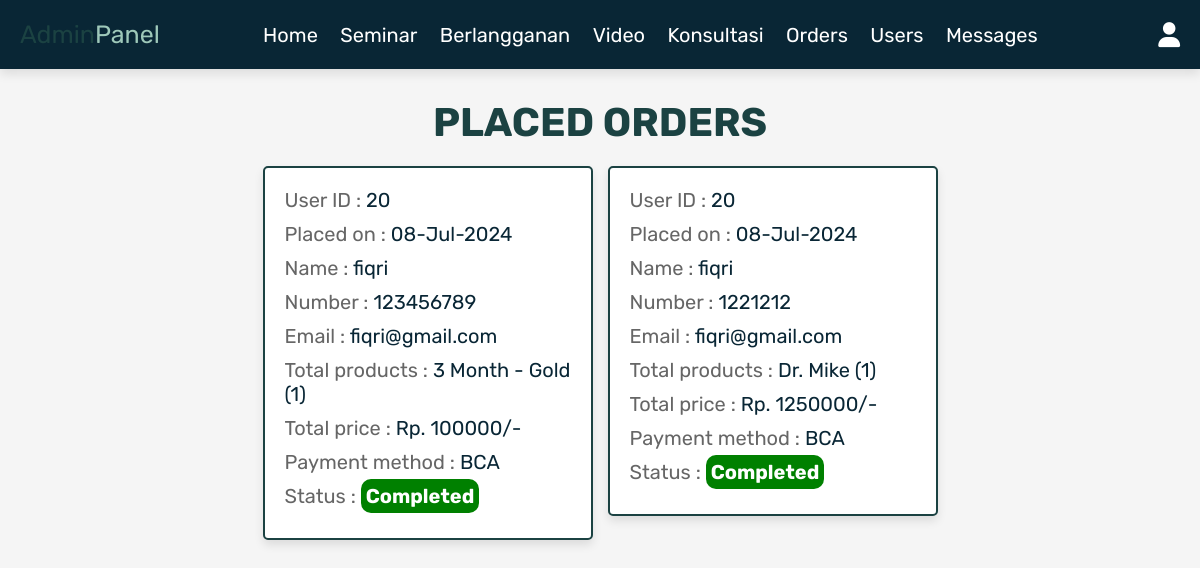
The app's page /admin_orders.php (signed in) with its own data.
### tables this page shows
CREATE TABLE `orders` (
  `id` int(11) NOT NULL,
  `user_id` int(11) NOT NULL,
  `name` varchar(100) NOT NULL,
  `number` varchar(12) NOT NULL,
  `email` varchar(100) NOT NULL,
  `method` varchar(50) NOT NULL,
  `address` varchar(500) NOT NULL,
  `total_products` varchar(1000) NOT NULL,
  `total_price` int(11) NOT NULL,
  `placed_on` timestamp NOT NULL DEFAULT current_timestamp() ON UPDATE current_timestamp(),
  `payment_status` varchar(20) NOT NULL DEFAULT 'pending',
  `expired_at` timestamp NULL DEFAULT NULL,
  `expired_day` int(11) DEFAULT 0,
  `type` varchar(255) DEFAULT NULL
);

### admin_orders.php (the view, shortened to what this page needs)
<?php
@include 'config.php';
?>
<!DOCTYPE html>
<html lang="en">
<head>
   <link rel="stylesheet" href="https://cdnjs.cloudflare.com/ajax/libs/font-awesome/6.0.0/css/all.min.css">
   <link rel="stylesheet" href="css/admin_style.css">
</head>
<body>
<?php @include 'admin_header.php'; ?>
<section class="placed-orders">
   <h1 class="title">placed orders</h1>
   <div class="box-container">
      <?php
      $select_orders = mysqli_query($conn, "SELECT * FROM `orders`") or die('query failed');
      if(mysqli_num_rows($select_orders) > 0){
         while($fetch_orders = mysqli_fetch_assoc($select_orders)){
      ?>
      <div class="box">
         <p> User ID : <span><?php echo $fetch_orders['user_id']; ?></span> </p>
         <p> Placed on : <span><?php echo date( 'd-M-Y', strtotime( $fetch_orders['placed_on'] )); ?></span> </p>
         <p> Name : <span><?php echo $fetch_orders['name']; ?></span> </p>
         <p> Number : <span><?php echo $fetch_orders['number']; ?></span> </p>
         <p> Email : <span><?php echo $fetch_orders['email']; ?></span> </p>
         <p> Total products : <span><?php echo $fetch_orders['total_products']; ?></span> </p>
         <p> Total price : <span>Rp. <?php echo $fetch_orders['total_price']; ?>/-</span> </p>
         <p> Payment method : <span><?php echo $fetch_orders['method']; ?></span> </p>
         <?php if(strtolower($fetch_orders['payment_status']) != 'pending' && $fetch_orders['payment_status'] != ''){?>
            <p> Status : <span class="<?=strtolower($fetch_orders['payment_status'])?>-label"><?php echo $fetch_orders['payment_status']; ?></span> </p>
         <?php }?>
      </div>
      <?php
         }
      }else{
         echo '<p class="empty">No orders placed yet!</p>';
      }
      ?>
   </div>
</section>
</body>
</html>

### css/admin_style.css (style rules this page uses)
:root { --pink:#092635; --red:#5C8374; --orange:#9EC8B9; --black:#1B4242; --white:#fff; --light-color:#666; --light-white:#ccc; --light-bg:#f5f5f5; --border:.2rem solid var(--black); --box-shadow:0 .5rem 1rem rgba(0,0,0,.1); }
* { font-family: 'Rubik', sans-serif; margin:0; padding:0; box-sizing: border-box; outline: none; border:none; text-decoration: none; transition:all .2s linear; }
html { font-size: 62.5%; overflow-x: hidden; scroll-behavior: smooth; scroll-padding-top: 6.5rem; }
body { background: var(--light-bg); }
section { padding:3rem 2rem; }
.title { text-align: center; margin-bottom: 2rem; color:var(--black); text-transform: uppercase; font-size: 4rem; }
.placed-orders .box-container { display: grid; grid-template-columns: repeat(auto-fit, 33rem); gap:1.5rem; align-items: flex-start; max-width: 1200px; margin: 0 auto; justify-content: center; }
.placed-orders .box-container .box { padding:2rem; border:var(--border); background-color: var(--white); box-shadow: var(--box-shadow); border-radius: .5rem; }
.placed-orders .box-container .box p { margin-bottom: 1rem; font-size: 2rem; color:var(--light-color); }
.placed-orders .box-container .box p span { color:var(--pink); }
.completed-label { background-color: green; padding: 0.5rem; color: white !important; font-weight: bold; border-radius: 10px; }

### records on screen
orders: user "20", placed_on "08-Jul-2024", name "fiqri", number "123456789", email "fiqri@gmail.com", total_products "3 Month - Gold (1)", total_price "100000", method "BCA", payment_status "Completed"
orders: user "20", placed_on "08-Jul-2024", name "fiqri", number "1221212", email "fiqri@gmail.com", total_products "Dr. Mike (1)", total_price "1250000", method "BCA", payment_status "Completed"
